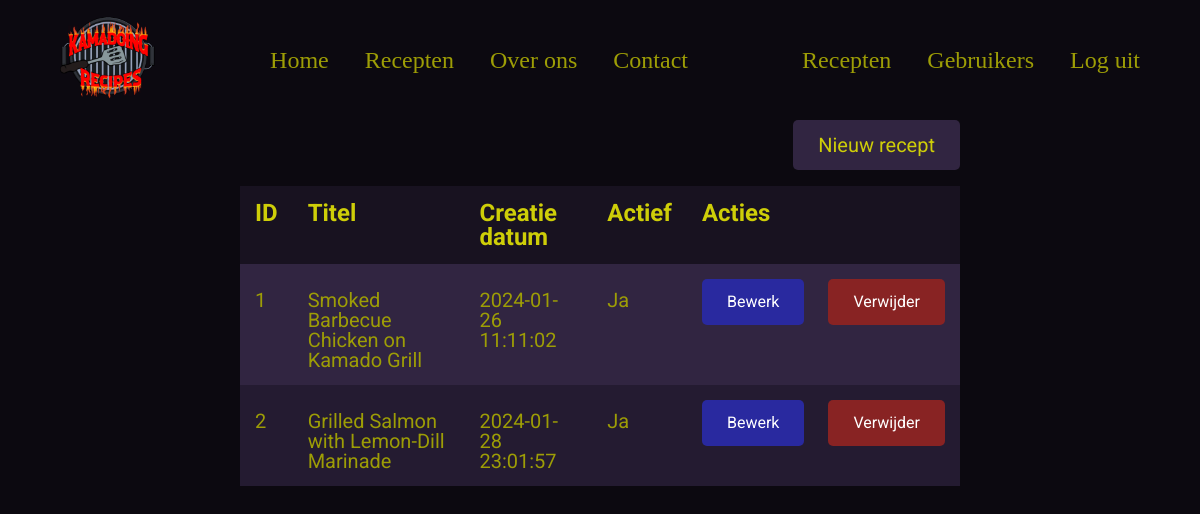
The page /adminRecept.php on the database its author committed.
### tables this page shows
CREATE TABLE `posts` (
  `id` int(11) NOT NULL,
  `title` varchar(128) NOT NULL,
  `description` varchar(128) NOT NULL,
  `content` text NOT NULL,
  `date_created` datetime NOT NULL,
  `date_published` datetime NOT NULL,
  `date_updated` datetime NOT NULL,
  `vegan` tinyint(1) NOT NULL,
  `difficulty` int(1) NOT NULL,
  `time_to_cook` time NOT NULL,
  `photo` tinyint(1) NOT NULL
);

### adminRecept.php (the view, shortened to what this page needs)
<?php
require_once('dbconnect.php');
$sql = "SELECT * FROM posts";
$stmt = $conn->prepare($sql);
$stmt->execute();
$posts = $stmt->fetchAll(PDO::FETCH_ASSOC);
?>
<!DOCTYPE html>
<html lang="en">
<head>
    <link rel="stylesheet" href="./css/style.css">
</head>
<body>
    <?php
    include 'header.php';
    ?>
    <main>
        <section id="table-container">
                <a id="new-recipe-button" href="./nieuwRecept.php">Nieuw recept</a>
            <table class="darkTable">
                <thead>
                    <tr>
                        <th>ID</th>
                        <th>Titel</th>
                        <th>Creatie datum</th>
                        <th>Actief</th>
                        <th>Acties</th>
                    </tr>
                </thead>
                <tbody>
                    <?php
                    foreach ($posts as $post):
                        if ($post['date_published'] < date("Y-m-d-h-i-s")) {
                            $active = "Ja";
                        }   else {
                            $active = "Nee";
                        }
                    ?>
                    <tr>
                        <td><?= $post['id'] ?></td>
                        <td><?= $post['title'] ?></td>
                        <td><?= $post['date_created'] ?></td>
                        <td><?= $active ?></td>
                        <td id="button-cell"><a href="./editRecipe.php?recipe=<?php echo $post['id']?>" class="button-edit">Bewerk</a><a href="./deletePost.php?id=<?php echo $post['id']?>" id="button-delete" class="button-delete">Verwijder</button></td>
                    </tr>
                    <?php endforeach; ?>
                </tbody>
            </table>
        </section>
    </main>
</body>
</html>

### css/style.css (style rules this page uses)
html, body, div, span, object, iframe, h1, h2, h3, h4, h5, h6, p, blockquote, pre, abbr, address, cite, code, del, dfn, em, img, ins, kbd, q, samp, small, strong, sub, sup, var, b, i, dl, dt, dd, ol, ul, li, fieldset, form, label, legend, table, caption, tbody, tfoot, thead, tr, th, td, article, aside, canvas, details, figcaption, figure, footer, header, hgroup, menu, nav, section, summary, time, mark, audio, video { margin: 0; padding: 0; border: 0; outline: 0; font-size: 100%; vertical-align: baseline; background: transparent; }
body { line-height: 1; }
article, aside, details, figcaption, figure, footer, header, hgroup, menu, nav, section { display: block; }
a { margin: 0; padding: 0; font-size: 100%; vertical-align: baseline; background: transparent; }
table { border-collapse: collapse; border-spacing: 0; }
body { background-color: #0C0910; }
main { display: flex; flex-direction: column; justify-content: center; align-items: center; row-gap: 1vh; }
.button-edit { background-color: #29299f; padding: 15px 25px; height: -moz-fit-content; height: fit-content; width: -moz-fit-content; width: fit-content; align-self: center; color: white; font-size: 1rem; font-family: roboto; border: none; border-radius: 5px; -webkit-border-radius: 5px; -moz-border-radius: 5px; -ms-border-radius: 5px; -o-border-radius: 5px; text-decoration: none; }
.button-delete { background-color: #882323; padding: 15px 25px; height: -moz-fit-content; height: fit-content; width: -moz-fit-content; width: fit-content; align-self: center; color: white; font-size: 1rem; font-family: roboto; border: none; border-radius: 5px; -webkit-border-radius: 5px; -moz-border-radius: 5px; -ms-border-radius: 5px; -o-border-radius: 5px; text-decoration: none; }
table.darkTable { font-family: roboto; background-color: #312541; width: 100%; text-align: left; }
table.darkTable td { padding: 15px 15px; }
table.darkTable th { padding: 15px 15px; }
table.darkTable tbody td { font-size: 1.25rem; color: #9D9D06; }
table.darkTable tr:nth-child(even) { background: #241B31; }
table.darkTable thead { background: #181220; }
table.darkTable thead th { font-size: 1.5rem; color: #CECE08; text-align: left; }
#button-cell { display: flex; -moz-column-gap: 2vw; column-gap: 2vw; }
#table-container { display: flex; flex-direction: column; width: 60vw; row-gap: 1vh; }
#table-container #new-recipe-button { padding: 15px 25px; font-family: roboto; font-size: 1.25rem; text-decoration: none; color: #cece08; align-self: end; margin-bottom: 1vh; background: #312541; margin-left: 0; border-radius: 5px; -webkit-border-radius: 5px; -moz-border-radius: 5px; -ms-border-radius: 5px; -o-border-radius: 5px; }

### rows shown on the page
posts: id "1", title "Smoked Barbecue Chicken on Kamado Grill", date_created "2024-01-26 11:11:02", date_published "Ja"
posts: id "2", title "Grilled Salmon with Lemon-Dill Marinade", date_created "2024-01-28 23:01:57", date_published "Ja"
